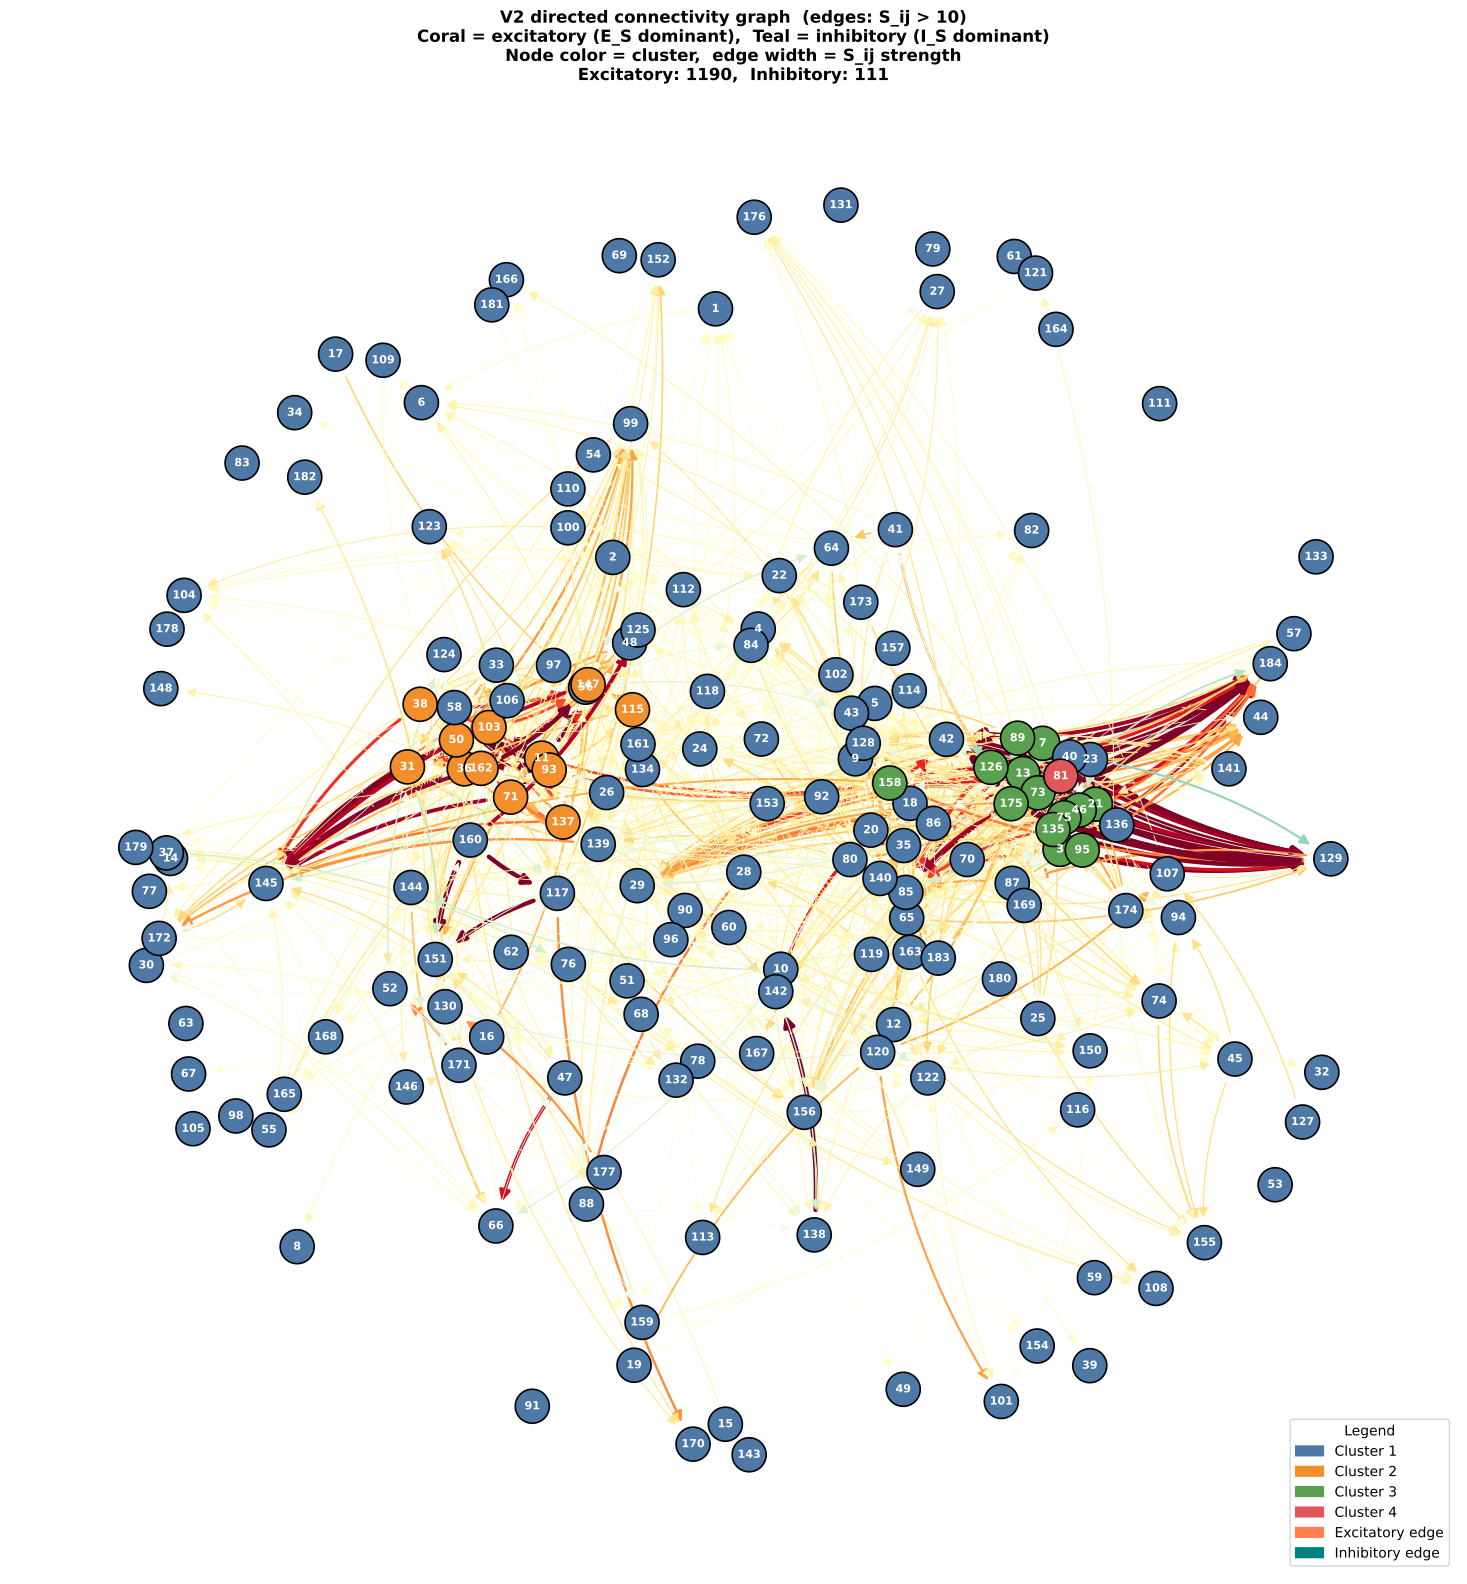

Write the Python code that produced this figure.
import json
import numpy as np
import matplotlib
matplotlib.use('Agg')
import matplotlib.pyplot as plt
import matplotlib.patches as mpatches
from matplotlib.colors import Normalize
from matplotlib.cm import ScalarMappable
from scipy.cluster.hierarchy import linkage, fcluster
from scipy.spatial.distance import pdist
import networkx as nx

# ─────────────────────────────────────────────
# Load data and compute S_ij (v2)
# ─────────────────────────────────────────────
print("Loading data...")

with open('../Spike_Triggered_Average/histogram_data.json', 'r') as f:
    hist_data = json.load(f)
with open('../Null_Hypothesis/null_histograms.json', 'r') as f:
    null_mean_data = json.load(f)
with open('../Null_Hypothesis/null_std.json', 'r') as f:
    null_std_data = json.load(f)

observed   = np.array(hist_data['histograms'])
null_mean  = np.array(null_mean_data['data'])
null_std   = np.array(null_std_data['data'])
neuron_ids = hist_data['neuron_ids']
N          = len(neuron_ids)

with np.errstate(invalid='ignore', divide='ignore'):
    z_scores = np.where(null_std > 0, (observed - null_mean) / null_std, 0.0)

z_12     = z_scores[:, :, 10:12]
z_35     = z_scores[:, :, 12:15]
baseline = np.mean(z_35, axis=2)
E_S = np.max(z_12, axis=2) - baseline
I_S = np.min(z_12, axis=2) - baseline
S   = np.where(np.abs(I_S) > np.abs(E_S), I_S, E_S)

for i in range(N):
    for j in range(N):
        if i == j or observed[i][j].sum() < 300:
            S[i][j] = np.nan

# ─────────────────────────────────────────────
# Clustering for node colours
# ─────────────────────────────────────────────
N_CLUSTERS     = 4
EDGE_THRESHOLD = 10

features       = np.nan_to_num(S, nan=0.0)
distances      = pdist(features, metric='euclidean')
linkage_tree   = linkage(distances, method='ward')
cluster_labels = fcluster(linkage_tree, N_CLUSTERS, criterion='maxclust')

print(f"  Cluster sizes: { {c: int(np.sum(cluster_labels == c)) for c in range(1, N_CLUSTERS+1)} }")

# ─────────────────────────────────────────────
# Build directed graph
# Excitatory edges: coral/red
# Inhibitory edges: teal/blue
# ─────────────────────────────────────────────
G = nx.DiGraph()
for i in range(N):
    G.add_node(i, label=str(neuron_ids[i]), cluster=int(cluster_labels[i]))

excit_edges = []
inhib_edges = []

for i in range(N):
    for j in range(N):
        if i == j or np.isnan(S[i][j]):
            continue
        if abs(S[i][j]) > EDGE_THRESHOLD:
            G.add_edge(i, j, weight=float(abs(S[i][j])))
            if S[i][j] > 0:
                excit_edges.append((i, j, float(S[i][j])))
            else:
                inhib_edges.append((i, j, float(S[i][j])))

n_excit = len(excit_edges)
n_inhib = len(inhib_edges)
print(f"  Excitatory edges (S > {EDGE_THRESHOLD}, E_S dominant): {n_excit}")
print(f"  Inhibitory edges (S > {EDGE_THRESHOLD}, I_S dominant): {n_inhib}")

# ─────────────────────────────────────────────
# Layout and drawing
# ─────────────────────────────────────────────
pos = nx.spring_layout(G, weight='weight', k=2.5, seed=42, iterations=100)

CLUSTER_COLORS = ['#4e79a7', '#f28e2b', '#59a14f', '#e15759']
node_colors = [CLUSTER_COLORS[cluster_labels[i] - 1] for i in range(N)]
node_labels = {i: str(neuron_ids[i]) for i in range(N)}

all_s_vals = [abs(s) for _, _, s in excit_edges + inhib_edges]
norm = Normalize(vmin=EDGE_THRESHOLD,
                 vmax=np.percentile(all_s_vals, 95) if all_s_vals else EDGE_THRESHOLD + 1)

fig, ax = plt.subplots(figsize=(16, 16))
ax.set_aspect('equal')
ax.axis('off')
ax.set_title(
    f'V2 directed connectivity graph  (edges: S_ij > {EDGE_THRESHOLD})\n'
    f'Coral = excitatory (E_S dominant),  Teal = inhibitory (I_S dominant)\n'
    f'Node color = cluster,  edge width = S_ij strength\n'
    f'Excitatory: {n_excit},  Inhibitory: {n_inhib}',
    fontsize=12, fontweight='bold'
)

# Excitatory edges
if excit_edges:
    excit_colors = [plt.cm.YlOrRd(norm(abs(s))) for _, _, s in excit_edges]
    excit_widths = [0.5 + 2.5 * norm(abs(s)) for _, _, s in excit_edges]
    nx.draw_networkx_edges(
        G, pos, ax=ax,
        edgelist=[(i, j) for i, j, _ in excit_edges],
        edge_color=excit_colors, width=excit_widths,
        arrows=True, arrowstyle='-|>', arrowsize=15,
        connectionstyle='arc3,rad=0.12',
        min_source_margin=18, min_target_margin=18,
    )

# Inhibitory edges
if inhib_edges:
    inhib_colors = [plt.cm.GnBu(norm(abs(s))) for _, _, s in inhib_edges]
    inhib_widths = [0.5 + 2.5 * norm(abs(s)) for _, _, s in inhib_edges]
    nx.draw_networkx_edges(
        G, pos, ax=ax,
        edgelist=[(i, j) for i, j, _ in inhib_edges],
        edge_color=inhib_colors, width=inhib_widths,
        arrows=True, arrowstyle='-|>', arrowsize=15,
        connectionstyle='arc3,rad=-0.12',
        min_source_margin=18, min_target_margin=18,
    )

nx.draw_networkx_nodes(G, pos, ax=ax, node_color=node_colors,
                       node_size=600, edgecolors='black', linewidths=1.2)
nx.draw_networkx_labels(G, pos, ax=ax, labels=node_labels,
                        font_size=8, font_color='white', font_weight='bold')

# Legend
legend_handles = [mpatches.Patch(color=CLUSTER_COLORS[c - 1], label=f'Cluster {c}')
                  for c in range(1, N_CLUSTERS + 1)]
legend_handles += [
    mpatches.Patch(color='coral', label='Excitatory edge'),
    mpatches.Patch(color='teal',  label='Inhibitory edge'),
]
ax.legend(handles=legend_handles, loc='lower right', fontsize=10,
          title='Legend', title_fontsize=10)

plt.tight_layout()
plt.savefig('sij_v2_directed_graph.pdf', bbox_inches='tight')
plt.close()
print("Saved: sij_v2_directed_graph.pdf")
print("Done.")
